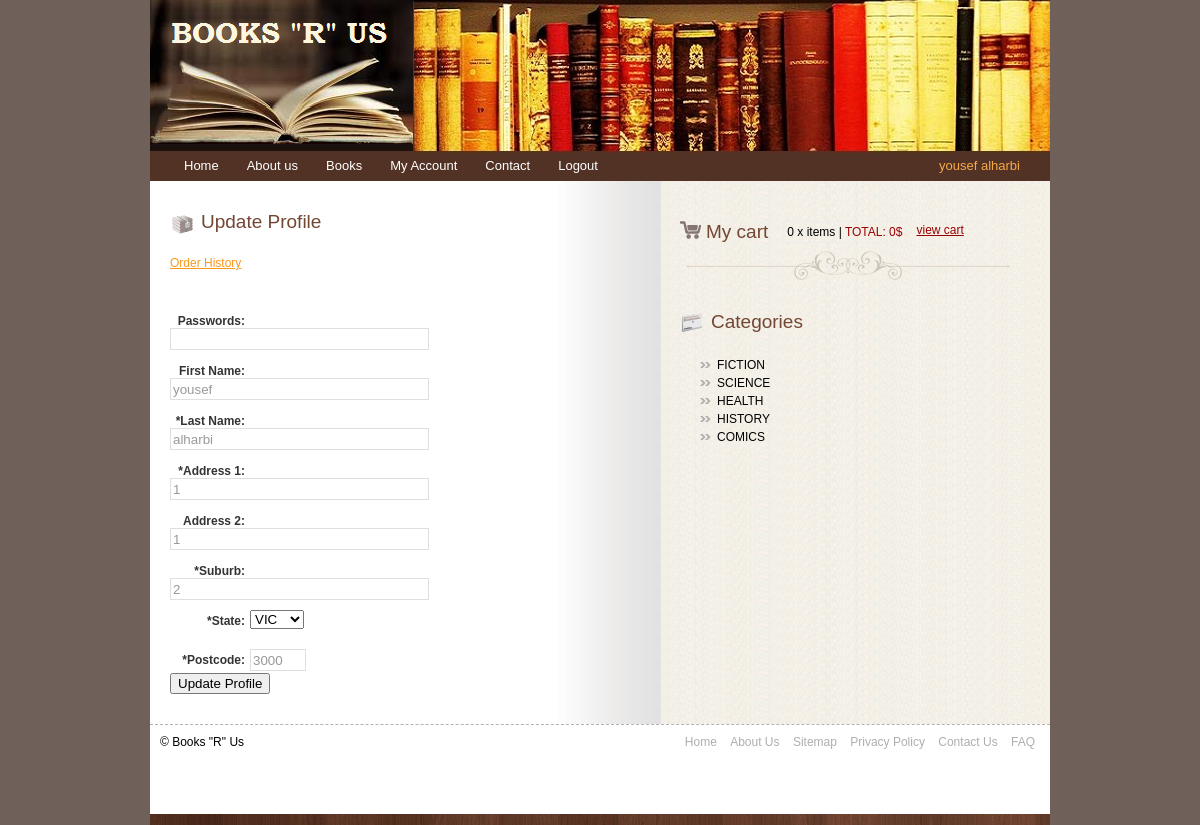
The page /bookstore/myaccount/index.php?updateprofile (signed in) on the database its author committed.
### tables this page shows
CREATE TABLE IF NOT EXISTS `customer` (
`custNbr` int(10) unsigned NOT NULL,
  `email` varchar(50) NOT NULL,
  `firstName` varchar(20) DEFAULT NULL,
  `lastName` varchar(45) NOT NULL,
  `dateJoined` date NOT NULL,
  `address1` varchar(45) NOT NULL,
  `address2` varchar(45) DEFAULT NULL,
  `suburb` varchar(45) NOT NULL,
  `state` enum('ACT','NSW','NT','QLD','SA','TAS','VIC','WA') NOT NULL,
  `postCode` int(10) unsigned NOT NULL,
  `passWord` varchar(32) NOT NULL
);

### bookstore/myaccount/updateprofile.html.php (the view, shortened to what this page needs)
<!DOCTYPE html PUBLIC "-//W3C//DTD XHTML 1.0 Transitional//EN" "http://www.w3.org/TR/xhtml1/DTD/xhtml1-transitional.dtd">
<html xmlns="http://www.w3.org/1999/xhtml">
   <head>
      <link rel="stylesheet" type="text/css" href="../css/style.css" />
   </head>
   <body>
      <div id="wrap">
      <?php include_once '../includes/header.inc.php'; ?>
      <div class="center_content">
      <div class="left_content">
         <div class="title"><span class="title_icon"><img src="../images/bullet1.gif" alt="" title="" /></span>Update Profile</div>
         <div class="feat_prod_box_details">
            <a href="?updateprofile"><a href="?orderhistory">Order History</a><br/></a>
         </div>
         <form method="post" action="?updateprofilesubmit">
            <div class="form_row">
               <div class="form_row">
                  <label class="contact"><strong>Passwords:</strong></label>
                  <input type="password" name="password" id="password" class="contact_input" value="<?php echo $password;?>" />
               </div>
               <div class="form_row">
                  <label class="contact"><strong>First Name:</strong></label>
                  <input type="text" name="firstname" id="firstname" class="contact_input" value="<?php echo $firstname;?>" />
               </div>
               <div class="form_row">
                  <label class="contact"><strong>*Last Name:</strong></label>
                  <input type="text" name="lastname" id="lastname" class="contact_input" maxlength="45" value="<?php echo $lastname;?>"/>
               </div>
               <div class="form_row">
                  <label class="contact"><strong>*Address 1:</strong></label>
                  <input type="text" name="address1" id="address1" class="contact_input" maxlength="45" value="<?php echo $address1;?>"/>
               </div>
               <div class="form_row">
                  <label class="contact"><strong>Address 2:</strong></label>
                  <input type="text" name="address2" id="address2" class="contact_input" maxlength="45" value="<?php echo $address2;?>"/>
               </div>
               <div class="form_row">
                  <label class="contact"><strong>*Suburb:</strong></label>
                  <input type="text" name="suburb" id="suburb" class="contact_input" maxlength="45" value="<?php echo $suburb;?>"/>
               </div>
               <div class="form_row">
                  <label class="contact"><strong>*State:</strong></label>
                  <select name="state" id="state" >
				   <?php foreach ($states as $state1) {
					  if($state==$state1)
					  {
						$option="selected='selected'";
					  }
					  else {
						$option="";
					  }
				   ?>
					  <option value="<?php echo $state1;?>" <?php echo $option;?>><?php htmlout($state1); ?></option>
                     <?php } ?>
                  </select>
               </div>
               <div class="form_row">
                  <label class="contact"><strong>*Postcode:</strong></label>
                  <input type="text" name="postcode" id="postcode" class="state_postcode" maxlength="4" value="<?php echo $postcode;?>"/>
               </div>
               <br/>
               <input type="submit" value="Update Profile">
         </form>
         </div>
         </div>
         <div class="right_content">
            <?php include_once '../includes/cartdisplay.inc.php'; ?>
            <div class="right_box">
               <?php require_once '../includes/categories.inc.php'; ?>
            </div>
         </div>
         <?php include_once '../includes/footer.inc.php'; ?>
   </body>
</html>

### bookstore/css/style.css (style rules this page uses)
body { background-color:#6F605A; font-family:Arial, Helvetica, sans-serif; padding:0; font-size:12px; margin:0px auto auto auto; color:#000000; }
a { color:#f8981d; }
#wrap { width:900px; height: auto; margin:auto; background-color:#FFFFFF; }
.center_content { width:900px; padding:0px 0 0 0; background:url(../images/center_bg.gif) repeat-y center; }
.left_content { width:490px; float:left; padding:20px 0 20px 20px; }
.right_content { width:370px; float:left; padding:20px 0 20px 20px; }
.title { color:#734633; padding:0px; float:left; font-size:19px; margin:10px 0 10px 0; }
span.title_icon { float:left; padding:0 5px 0 0; }
.right_box { width:170px; float:left; padding:10px 0 0 0; }
.feat_prod_box_details { padding:10px 0 10px 0; margin:0 20px 10px 0; clear:both; }
.form_row { width:335px; _width:355px; clear:both; padding:10px 0 10px 0; _padding:5px 0 5px 0; color:#a53d17; }
label.contact { width:75px; float:left; font-size:12px; text-align:right; padding:4px 5px 0 0; color: #333333; }
input.contact_input { width:253px; height:18px; background-color:#fff; color:#999999; border:1px #DFDFDF solid; float:left; }
input.state_postcode { width:50px; height:18px; background-color:#fff; color:#999999; border:1px #DFDFDF solid; float:left; }

### rows shown on the page
customer: firstname "yousef", lastname "alharbi", address1 "1", address2 "1", suburb "2", postcode "3000"

### other values the page prints
html($text) "yousef alharbi"
$totalqty "0"
$totalcartvalue "0"
html($text) "FICTION"
html($text) "SCIENCE"
html($text) "HEALTH"
html($text) "HISTORY"
html($text) "COMICS"
form field state "VIC"
